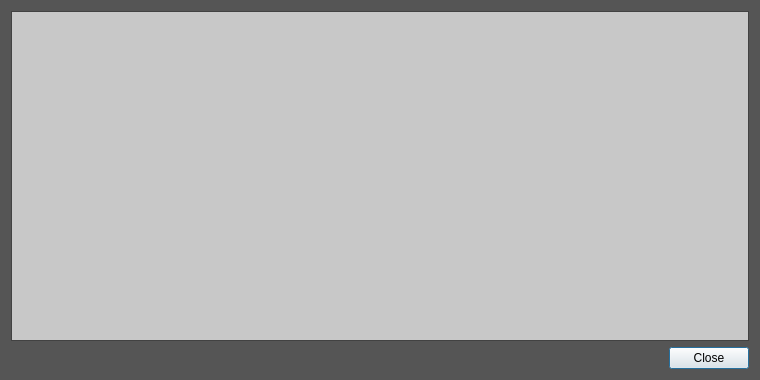
<?xml version="1.0" encoding="UTF-8"?>
<ui version="4.0">
 <class>TransactionDescDialog</class>
 <widget class="QDialog" name="TransactionDescDialog">
  <property name="geometry">
   <rect>
    <x>0</x>
    <y>0</y>
    <width>760</width>
    <height>380</height>
   </rect>
  </property>
  <property name="palette">
   <palette>
    <active>
     <colorrole role="WindowText">
      <brush brushstyle="SolidPattern">
       <color alpha="255">
        <red>51</red>
        <green>153</green>
        <blue>255</blue>
       </color>
      </brush>
     </colorrole>
     <colorrole role="Base">
      <brush brushstyle="SolidPattern">
       <color alpha="255">
        <red>200</red>
        <green>200</green>
        <blue>200</blue>
       </color>
      </brush>
     </colorrole>
     <colorrole role="Window">
      <brush brushstyle="SolidPattern">
       <color alpha="255">
        <red>85</red>
        <green>85</green>
        <blue>85</blue>
       </color>
      </brush>
     </colorrole>
    </active>
    <inactive>
     <colorrole role="WindowText">
      <brush brushstyle="SolidPattern">
       <color alpha="255">
        <red>51</red>
        <green>153</green>
        <blue>255</blue>
       </color>
      </brush>
     </colorrole>
     <colorrole role="Base">
      <brush brushstyle="SolidPattern">
       <color alpha="255">
        <red>200</red>
        <green>200</green>
        <blue>200</blue>
       </color>
      </brush>
     </colorrole>
     <colorrole role="Window">
      <brush brushstyle="SolidPattern">
       <color alpha="255">
        <red>85</red>
        <green>85</green>
        <blue>85</blue>
       </color>
      </brush>
     </colorrole>
    </inactive>
    <disabled>
     <colorrole role="WindowText">
      <brush brushstyle="SolidPattern">
       <color alpha="255">
        <red>120</red>
        <green>120</green>
        <blue>120</blue>
       </color>
      </brush>
     </colorrole>
     <colorrole role="Base">
      <brush brushstyle="SolidPattern">
       <color alpha="255">
        <red>85</red>
        <green>85</green>
        <blue>85</blue>
       </color>
      </brush>
     </colorrole>
     <colorrole role="Window">
      <brush brushstyle="SolidPattern">
       <color alpha="255">
        <red>85</red>
        <green>85</green>
        <blue>85</blue>
       </color>
      </brush>
     </colorrole>
    </disabled>
   </palette>
  </property>
  <property name="palette">
   <palette>
    <active>
     <colorrole role="WindowText">
      <brush brushstyle="SolidPattern">
       <color alpha="255">
        <red>51</red>
        <green>153</green>
        <blue>255</blue>
       </color>
      </brush>
     </colorrole>
     <colorrole role="Base">
      <brush brushstyle="SolidPattern">
       <color alpha="255">
        <red>200</red>
        <green>200</green>
        <blue>200</blue>
       </color>
      </brush>
     </colorrole>
     <colorrole role="Window">
      <brush brushstyle="SolidPattern">
       <color alpha="255">
        <red>85</red>
        <green>85</green>
        <blue>85</blue>
       </color>
      </brush>
     </colorrole>
    </active>
    <inactive>
     <colorrole role="WindowText">
      <brush brushstyle="SolidPattern">
       <color alpha="255">
        <red>51</red>
        <green>153</green>
        <blue>255</blue>
       </color>
      </brush>
     </colorrole>
     <colorrole role="Base">
      <brush brushstyle="SolidPattern">
       <color alpha="255">
        <red>200</red>
        <green>200</green>
        <blue>200</blue>
       </color>
      </brush>
     </colorrole>
     <colorrole role="Window">
      <brush brushstyle="SolidPattern">
       <color alpha="255">
        <red>85</red>
        <green>85</green>
        <blue>85</blue>
       </color>
      </brush>
     </colorrole>
    </inactive>
    <disabled>
     <colorrole role="WindowText">
      <brush brushstyle="SolidPattern">
       <color alpha="255">
        <red>120</red>
        <green>120</green>
        <blue>120</blue>
       </color>
      </brush>
     </colorrole>
     <colorrole role="Base">
      <brush brushstyle="SolidPattern">
       <color alpha="255">
        <red>85</red>
        <green>85</green>
        <blue>85</blue>
       </color>
      </brush>
     </colorrole>
     <colorrole role="Window">
      <brush brushstyle="SolidPattern">
       <color alpha="255">
        <red>85</red>
        <green>85</green>
        <blue>85</blue>
       </color>
      </brush>
     </colorrole>
    </disabled>
   </palette>
  </property>
  <property name="windowTitle">
   <string>Transaction details</string>
  </property>
  <layout class="QVBoxLayout" name="verticalLayout">
   <item>
    <widget class="QTextEdit" name="detailText">
     <property name="toolTip">
      <string>This pane shows a detailed description of the transaction</string>
     </property>
     <property name="readOnly">
      <bool>true</bool>
     </property>
    </widget>
   </item>
   <item>
    <widget class="QDialogButtonBox" name="buttonBox">
     <property name="orientation">
      <enum>Qt::Horizontal</enum>
     </property>
     <property name="standardButtons">
      <set>QDialogButtonBox::Close</set>
     </property>
    </widget>
   </item>
  </layout>
 </widget>
 <resources/>
 <connections>
  <connection>
   <sender>buttonBox</sender>
   <signal>accepted()</signal>
   <receiver>TransactionDescDialog</receiver>
   <slot>accept()</slot>
   <hints>
    <hint type="sourcelabel">
     <x>248</x>
     <y>254</y>
    </hint>
    <hint type="destinationlabel">
     <x>157</x>
     <y>274</y>
    </hint>
   </hints>
  </connection>
  <connection>
   <sender>buttonBox</sender>
   <signal>rejected()</signal>
   <receiver>TransactionDescDialog</receiver>
   <slot>reject()</slot>
   <hints>
    <hint type="sourcelabel">
     <x>316</x>
     <y>260</y>
    </hint>
    <hint type="destinationlabel">
     <x>286</x>
     <y>274</y>
    </hint>
   </hints>
  </connection>
 </connections>
</ui>
